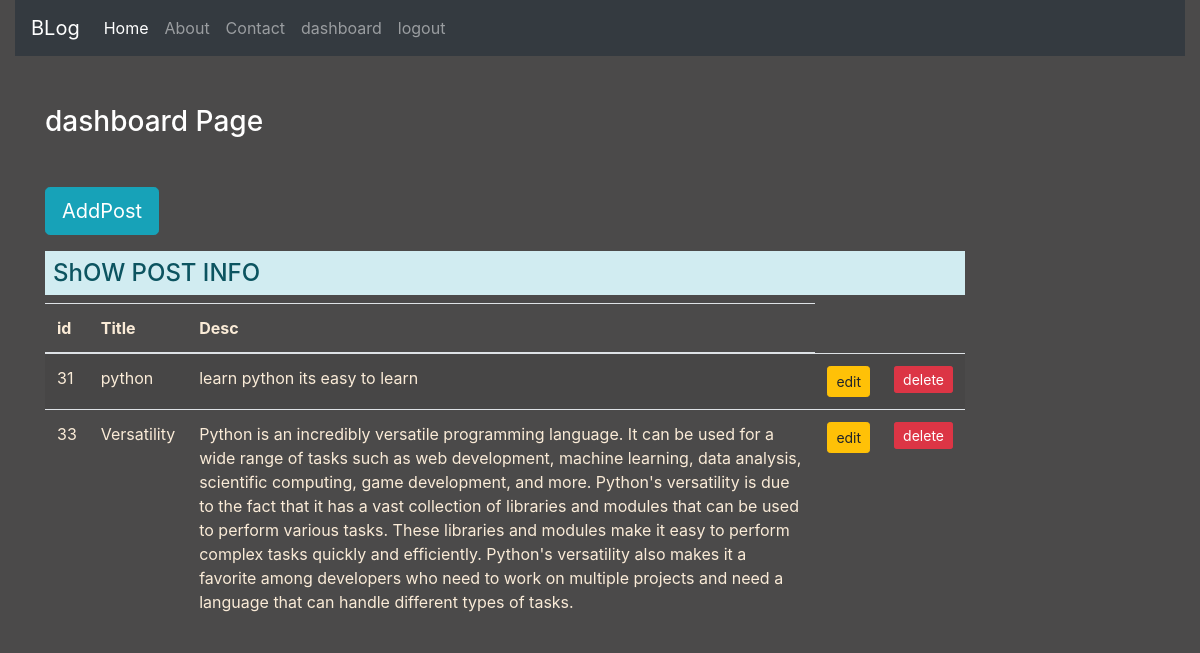
The page /dashboard/ (signed in) on the database its author committed.
### enroll/models.py (models this page shows)
class Post(models.Model):
    title=models.CharField(max_length=250,blank=False)
    decscription=models.TextField()

### enroll/views.py (the view)
# urls.py: path('dashboard/',views.dashboard ,name='dashboard'),
def dashboard(request):
 if request.user.is_authenticated:
    post=Post.objects.all()
    return render (request,'blog/dashboard.html',{'post':post})
 else:
   return HttpResponseRedirect('/login/')

### enroll/templates/blog/dashboard.html (shortened to what this page needs)
{% extends 'blog/base.html'%}
{% load static %}
{%  block  content %}
<div class="col-10">
<h3 class=" text-white my-5">dashboard Page </h3>
<td class="text-center alert-info"> <a href="{% url 'addpost' %}" class="btn btn-info btn-lg">AddPost</a></td>
<h4 class="text-center-alert alert-info mt-3 p-2">ShOW POST INFO</h4>
{% if post %}
<table class="table table-striped">
    <thead>
      <tr>
        <th scope="col">id</th>
        <th scope="col">Title</th>
        <th scope="col">Desc</th>
      </tr>
    </thead>
    <tbody>
        {% for post in post %}
      <tr>
        <td>{{post.id}}</td>
        <td>{{post.title}}</td>
        <td>{{post.decscription}}</td>
        <td class="text-center"> <a href="{% url 'updatepost' post.id %}" class="btn btn-warning btn-sm">edit</a></td>
        {% if perms.blog.delete_post   %}
        <form action="" method="post">
        <td class="text-center"> <a href="{% url 'deletepost' post.id %}" class="btn btn-danger btn-sm d-inline">delete</a></td>
        </form>
        {% endif %}
      </tr>
     {% endfor %}
    </tbody>
  </table>
{% else %}
<h4 class="text-center-alert alert-info mt-3 p-2">No Post To Display</h4>
{% endif %}
{% endblock content %}

### enroll/static/blog/css/style.css (style rules this page uses)
body { background-color: rgb(75,74,74); margin-top: 0px; color: antiquewhite; }

### rows shown on the page
Post: id "31", title "python", decscription "learn python its easy to learn"
Post: id "33", title "Versatility", decscription "Python is an incredibly versatile programming language. It can be used for a wide range of tasks such as web development, machine learning, data analysis, scientific computing, game development, and more. Python's versatility is due to the fact that it has a vast collection of libraries and modules that can be used to perform various tasks. These libraries and modules make it easy to perform complex tasks quickly and efficiently. Python's versatility also makes it a favorite among developers who need to work on multiple projects and need a language that can handle different types of tasks."
